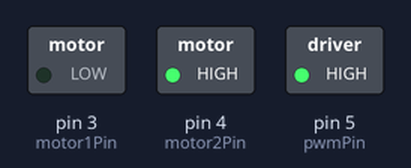
Bench run of a sketch on a simulated Arduino Uno, built with avr-gcc and run on an emulated ATmega328P. On the bench: switched loads named in the sketch (green lamp = pin HIGH).

Above: at 0.1 s.
Timing chart, 0 to 1.6 s (numbered marks = the images above):
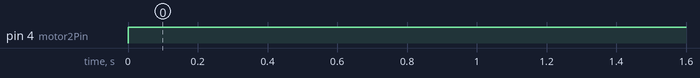

Measured:
- by itself, pin 4 (motor2Pin): LOW → HIGH at 0.00 s

The sketch:

midterm_motor.ino
```cpp
const int switchPin = 2;    // switch input
const int motor1Pin = 3;    // Motor driver leg 1 (pin 3, AIN1)
const int motor2Pin = 4;    // Motor driver leg 2 (pin 4, AIN2)
const int pwmPin = 5;       // Motor driver PWM pin


void setup() {
  // put your setup code here, to run once:
    // set the switch as an input:
    pinMode(switchPin, INPUT);

    // set all the other pins you're using as outputs:
    pinMode(motor1Pin, OUTPUT);
    pinMode(motor2Pin, OUTPUT);
    pinMode(pwmPin, OUTPUT);

    // set PWM enable pin high so that motor can turn on:
    digitalWrite(pwmPin, HIGH);
}

void loop() {


      digitalWrite(motor1Pin, LOW);   // set leg 1 of the motor driver low
      digitalWrite(motor2Pin, 1.2);
      delay(100);
      // set leg 2 of the motor driver high
}
```
